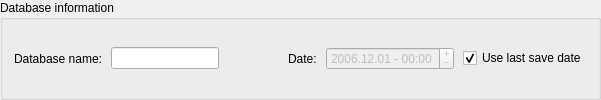
         <widget class="QGroupBox" name="DBIGroupBox" >
          <property name="title" >
           <string>Database information</string>
          </property>
          <layout class="QHBoxLayout" >
           <property name="spacing" >
            <number>9</number>
           </property>
           <item>
            <widget class="QLabel" name="DBIDatabaseNameLabel" >
             <property name="text" >
              <string>Database name:</string>
             </property>
            </widget>
           </item>
           <item>
            <widget class="QLineEdit" name="DBIDatabaseNameLineEdit" >
             <property name="statusTip" >
              <string>Database name</string>
             </property>
            </widget>
           </item>
           <item>
            <spacer>
             <property name="orientation" >
              <enum>Qt::Horizontal</enum>
             </property>
             <property name="sizeType" >
              <enum>QSizePolicy::Fixed</enum>
             </property>
             <property name="sizeHint" stdset="0" >
              <size>
               <width>60</width>
               <height>10</height>
              </size>
             </property>
            </spacer>
           </item>
           <item>
            <widget class="QLabel" name="DBIDateLabel" >
             <property name="text" >
              <string>Date:</string>
             </property>
            </widget>
           </item>
           <item>
            <widget class="QDateEdit" name="DBIDateEdit" >
             <property name="enabled" >
              <bool>false</bool>
             </property>
             <property name="statusTip" >
              <string>Database date</string>
             </property>
             <property name="buttonSymbols" >
              <enum>QAbstractSpinBox::PlusMinus</enum>
             </property>
             <property name="dateTime" >
              <datetime>
               <hour>0</hour>
               <minute>0</minute>
               <second>0</second>
               <year>2006</year>
               <month>12</month>
               <day>1</day>
              </datetime>
             </property>
             <property name="displayFormat" >
              <string>yyyy.MM.dd - hh:mm</string>
             </property>
             <property name="date" >
              <date>
               <year>2006</year>
               <month>12</month>
               <day>1</day>
              </date>
             </property>
            </widget>
           </item>
           <item>
            <widget class="QCheckBox" name="DBIUseLastSaveDateCheckBox" >
             <property name="statusTip" >
              <string>Use last save date</string>
             </property>
             <property name="text" >
              <string>Use last save date</string>
             </property>
             <property name="checked" >
              <bool>true</bool>
             </property>
            </widget>
           </item>
          </layout>
         </widget>
